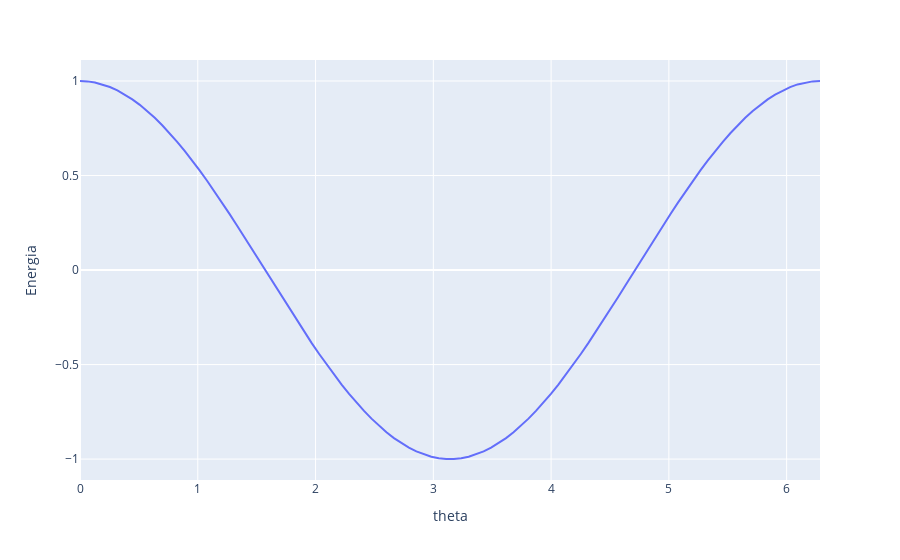

Notebook code for this chart:
### Markdown cell above
Visualização do comportamento da função de custo

### Code cell
px.line(x=theta_values, y=expectation_values_z, labels={"y": "Energia", "x": "theta"})
